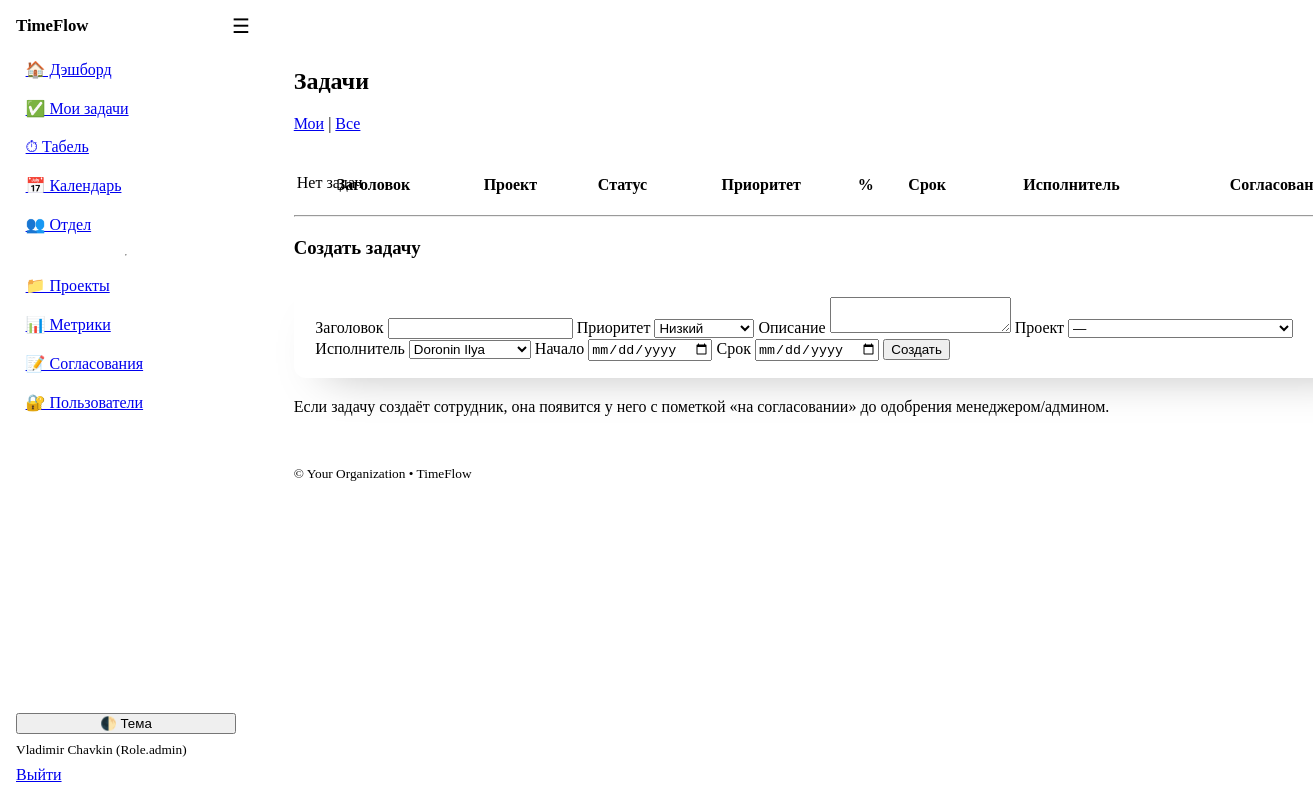
The page /tasks (signed in) on the database as committed earlier.
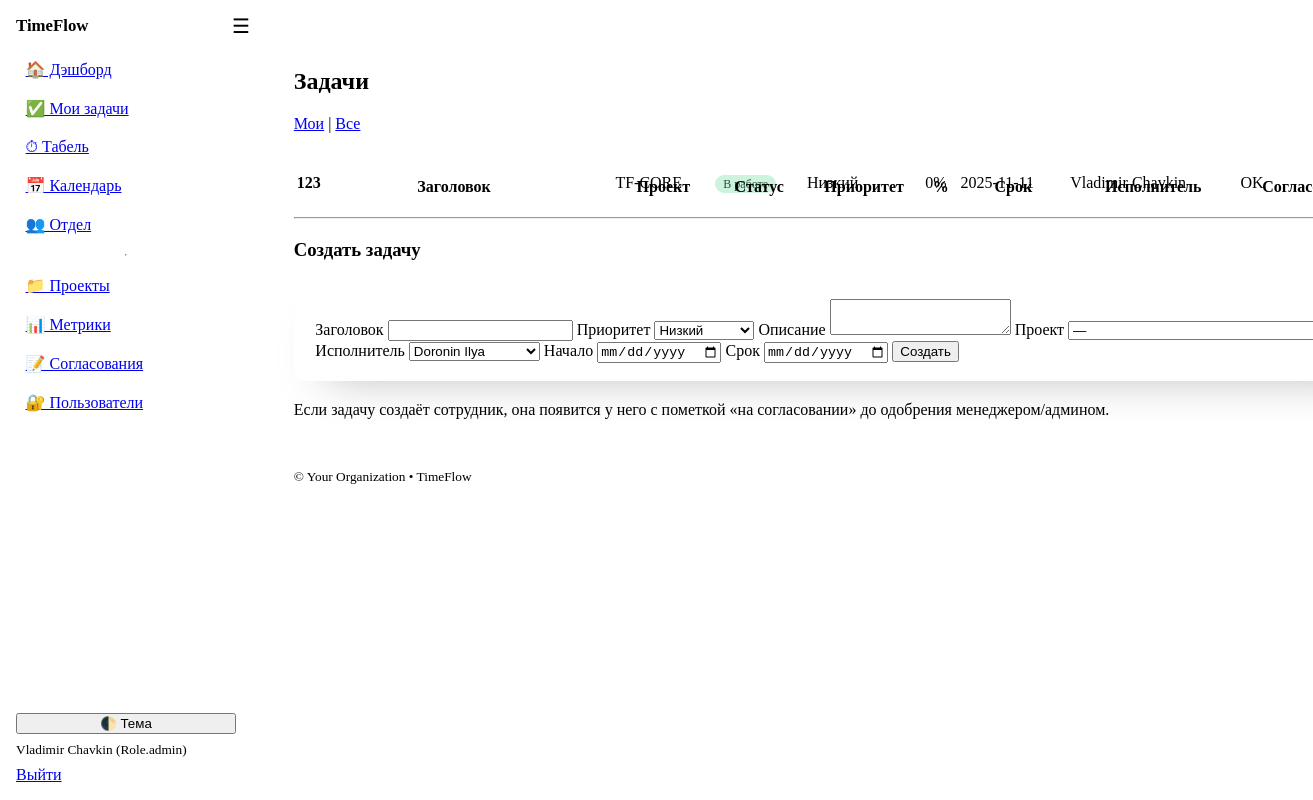
The same page on the database as committed later.
### models.py (models this page shows)
class Task(Base):
    __tablename__ = "tasks"
    id: Mapped[int] = mapped_column(Integer, primary_key=True)
    title: Mapped[str] = mapped_column(String(200))
    description: Mapped[str] = mapped_column(Text, default="")
    status: Mapped[TaskStatus] = mapped_column(Enum(TaskStatus), default=TaskStatus.in_progress)
    priority: Mapped[Priority] = mapped_column(Enum(Priority), default=Priority.medium)
    percent_complete: Mapped[int] = mapped_column(Integer, default=0)
    start_date: Mapped[dt.date | None] = mapped_column(Date, nullable=True)
    due_date: Mapped[dt.date | None] = mapped_column(Date, nullable=True)
    project_id: Mapped[int | None] = mapped_column(ForeignKey("projects.id"))
    assignee_id: Mapped[int] = mapped_column(ForeignKey("users.id"))
    created_by_id: Mapped[int] = mapped_column(ForeignKey("users.id"))
    created_at: Mapped[dt.datetime] = mapped_column(DateTime, default=dt.datetime.utcnow)
    project: Mapped["Project"] = relationship("Project", back_populates="tasks")
    assignee: Mapped["User"] = relationship(
        "User",
        back_populates="tasks",
        foreign_keys=[assignee_id],
    )
    created_by: Mapped["User"] = relationship(
        "User",
        foreign_keys=[created_by_id],
    )
    comments: Mapped[list["TaskComment"]] = relationship(back_populates="task")
    time_entries: Mapped[list["TimeEntry"]] = relationship(back_populates="task")
    approved: Mapped[bool] = mapped_column(Boolean, default=True)

class Project(Base):
    __tablename__ = "projects"
    id: Mapped[int] = mapped_column(Integer, primary_key=True)
    code: Mapped[str] = mapped_column(String(50), index=True)  # e.g., C7И**** or other code
    name: Mapped[str] = mapped_column(String(200))
    description: Mapped[str] = mapped_column(Text, default="")
    is_project: Mapped[bool] = mapped_column(Boolean, default=True)  # False = non-project bucket
    status: Mapped[str] = mapped_column(String(20), default="active")  # active/closed
    planned_hours: Mapped[float] = mapped_column(Float, default=0.0)
    owner_id: Mapped[int | None] = mapped_column(ForeignKey("users.id"))
    date_created: Mapped[dt.date] = mapped_column(Date, default=dt.date.today)
    planned_due_date: Mapped[dt.date | None] = mapped_column(Date, nullable=True)
    owner: Mapped["User"] = relationship()
    tasks: Mapped[list["Task"]] = relationship(back_populates="project")
    __table_args__ = (UniqueConstraint("code", name="uq_project_code"),)
    members: Mapped[list["ProjectMember"]] = relationship(
        backref="project", cascade="all, delete-orphan"
    )

class User(Base):
    __tablename__ = "users"
    id: Mapped[int] = mapped_column(Integer, primary_key=True, index=True)
    username: Mapped[str] = mapped_column(String(50), unique=True, index=True)
    full_name: Mapped[str] = mapped_column(String(120))
    email: Mapped[str] = mapped_column(String(200), unique=True)
    department: Mapped[str] = mapped_column(String(120), default="")
    role: Mapped[Role] = mapped_column(Enum(Role), default=Role.employee)
    is_active: Mapped[bool] = mapped_column(Boolean, default=True)
    hashed_password: Mapped[str] = mapped_column(String(255))
    created_at: Mapped[dt.datetime] = mapped_column(DateTime, default=dt.datetime.utcnow)
    tasks: Mapped[list["Task"]] = relationship(
        "Task",
        back_populates="assignee",
        foreign_keys="Task.assignee_id",
    )
    time_entries: Mapped[list["TimeEntry"]] = relationship(
        "TimeEntry",
        back_populates="user",
        foreign_keys="TimeEntry.user_id",
    )
    member_projects: Mapped[list["ProjectMember"]] = relationship(backref="user", cascade="all, delete-orphan")

### app.py (the view)
@app.get("/tasks", response_class=HTMLResponse)
def tasks_page(request: Request, db: Session = Depends(get_db), user: User = Depends(get_current_user), mine: int = 1):
    q = select(Task).order_by(Task.priority.desc(), Task.due_date.nulls_last())
    if mine:
        q = q.where(Task.assignee_id == user.id)
    tasks = db.scalars(q).all()
    projects = db.scalars(select(Project).where(Project.status == "active").order_by(Project.code)).all()
    users = db.scalars(select(User).order_by(User.full_name)).all(); return templates.TemplateResponse("tasks.html", {"request": request, "user": user, "tasks": tasks, "projects": projects, "users": users, "app_name": APP_NAME})

### templates/tasks.html (shortened to what this page needs)
{% extends "base.html" %}
{% block content %}
  <h2>Задачи {% if request.query_params.get('mine') == '1' %}(мои){% endif %}</h2>
  <nav><a href="/tasks?mine=1">Мои</a> | <a href="/tasks?mine=0">Все</a></nav>
  <div class="table-wrapper sticky-table">
    <table>
      <thead><tr><th>Заголовок</th><th>Проект</th><th>Статус</th><th>Приоритет</th><th>%</th><th>Срок</th><th>Исполнитель</th><th>Согласование</th></tr></thead>
      <tbody>
        {% for t in tasks %}
        <tr>
          <td><strong>{{ t.title }}</strong><br><small>{{ t.description }}</small></td>
          <td>{{ t.project.code if t.project else "—" }}</td>
          <td><span class="badge status-{{ t.status|enum_value }}">{{ t.status|status_label }}</span></td>
          <td>{{ t.priority|priority_label }}</td>
          <td>{{ t.percent_complete }}%</td>
          <td>{{ t.due_date or "—" }}</td>
          <td>{{ t.assignee.full_name }}</td>
          <td>{% if t.approved %}OK{% else %}<span class="badge status-waiting">на согласовании</span>{% endif %}</td>
        </tr>
        {% endfor %}
        {% if tasks|length == 0 %}
        <tr><td colspan="8" class="muted">Нет задач</td></tr>
        {% endif %}
      </tbody>
    </table>
  </div>
  <hr>
  <h3>Создать задачу</h3>
  <form method="post" action="/tasks/new" class="grid">
    <label>Заголовок <input type="text" name="title" required></label>
    <label>Приоритет
      <select name="priority">
        {% for p in Priority %}<option value="{{ p.value }}">{{ p|priority_label }}</option>{% endfor %}
      </select>
    </label>
    <label>Описание <textarea name="description"></textarea></label>
    <label>Проект
      <select name="project_id">
        <option value="">—</option>
      </select>
    </label>
    <label>Исполнитель
      <select name="assignee_id" required>
        {% for u in users %}
          <option value="{{ u.id }}">{{ u.full_name }}</option>
        {% endfor %}
      </select>
    </label>
    <label>Начало <input type="date" name="start_date"></label>
    <label>Срок <input type="date" name="due_date"></label>
    <button type="submit">Создать</button>
  </form>
  <p class="muted">Если задачу создаёт сотрудник, она появится у него с пометкой «на согласовании» до одобрения менеджером/админом.</p>
{% endblock %}

Rows that differ between the two databases and show on the page:
added Task: title "123", project "TF-CORE", status|status_label "В работе", priority|priority_label "Низкий", percent_complete "0", due_date "2025-11-11", assignee.full_name "Vladimir Chavkin", approved "OK"
Other text that changed with them:
text no longer shown: "Нет задач"
